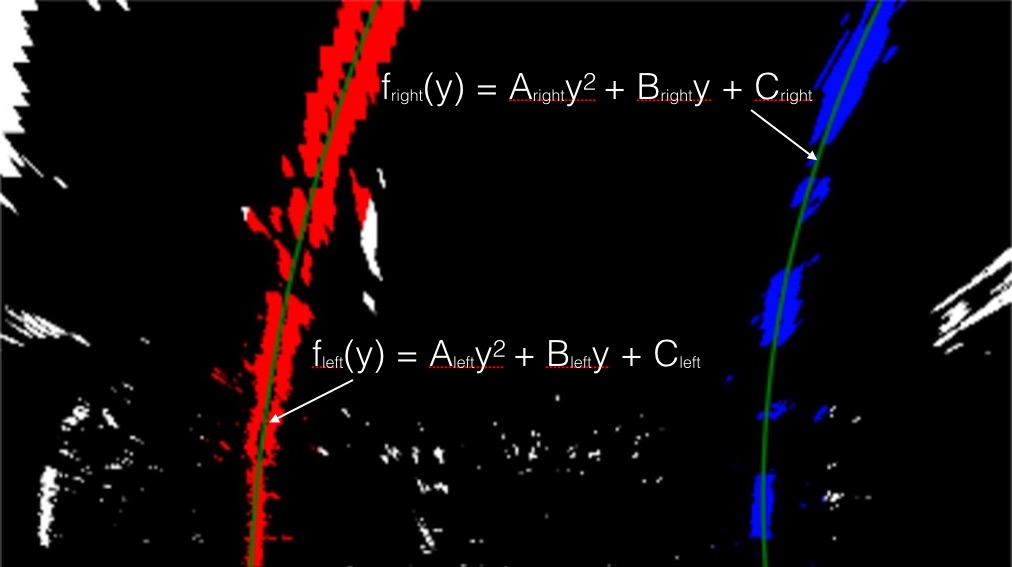
#> input picture examples/color_fit_lines.jpg, 1012 x 567 px
$ python -i sobel.2.py   (imports and definitions only)   (older library calls are emulated)
#> lines starting #> are read from the running program, lines starting #| are printed output that depends on the picture; after the words box and inside, x2 and y2 are one past the last pixel; in counts of white or black regions, pixels touching at a corner belong together
import numpy as np
import cv2
import matplotlib.pyplot as plt
import matplotlib.image as mpimg
import pickle

def abs_sobel_thresh(img, orient='x', thresh_min=0, thresh_max=255):
    """ Apply Sobel Transform

    Apply a Sobel transform in either X or Y direction, and return the absolute value
    of the gradient.

    Args:
        img (RGB image): The image to be transformed.  *Color channels must be RGB*
        orient ('x' or 'y', optional kwarg): The direction of the transform.  Default = 'x'
        thresh_min (int, optional kwarg): The minimum threshold.  Default = 0
        thresh_max (int, optional kwarg): The maximum threshold.  Default = 255

    Returns:
        The transformed image (binary image)
    """
#> called with orient = 'x', thresh_min = 0, thresh_max = 255

    # Convert to grayscale
    gray = cv2.cvtColor(img, cv2.COLOR_RGB2GRAY)

    cv2.imshow('Gray', gray) # DEBUG
    cv2.waitKey(1000)

    ret, otsu_gray = cv2.threshold(gray, 0, 255, cv2.THRESH_BINARY+cv2.THRESH_OTSU)
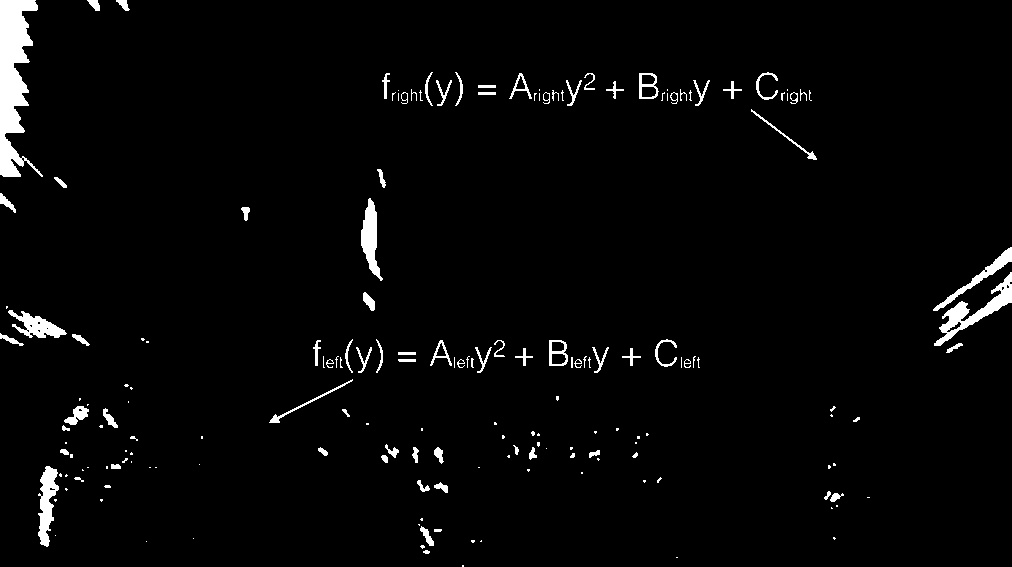
#> otsu_gray: shape (567, 1012); 2.7% white; 180 white regions (96 under 20 px), largest, box (x1, y1, x2, y2) and area: (0, 0, 43, 177) 4054, (934, 272, 1012, 346) 1378, (38, 466, 59, 547) 935
#> ret = 108

    cv2.imshow('Otsu Gray', otsu_gray) # DEBUG
    cv2.waitKey(1000)

    hls = cv2.cvtColor(img, cv2.COLOR_RGB2HLS)
#> hls: shape (567, 1012, 3); mean of channels 0, 1, 2 15.3, 13.6, 37.6
    H = hls[:,:,0]
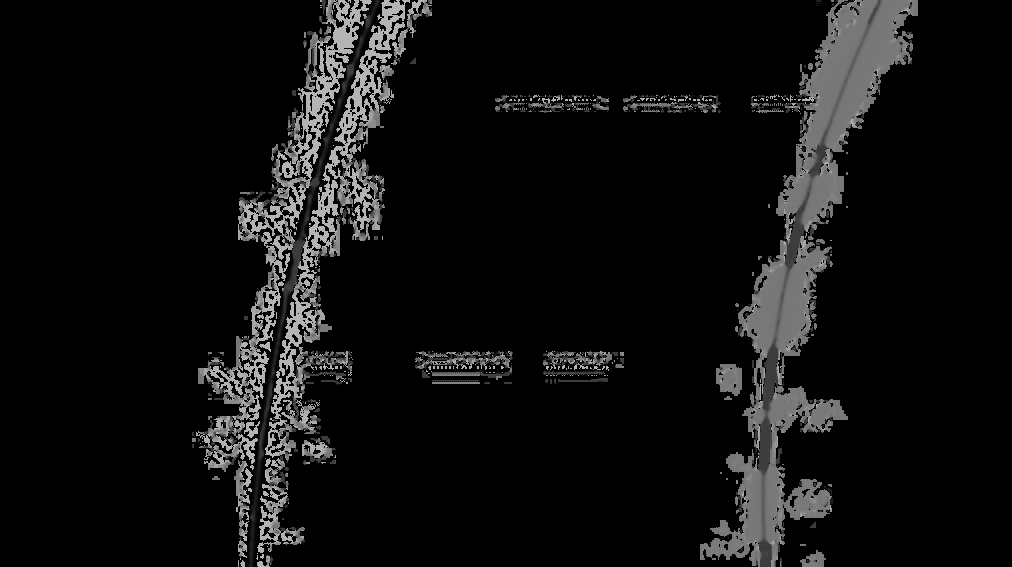
#> H: shape (567, 1012); min 0, max 180, mean 15.3
    L = hls[:,:,1]
    S = hls[:,:,2]

    cv2.imshow('S', S) # DEBUG
    cv2.waitKey(1000)

    ret, otsu_S = cv2.threshold(S, 0, 255, cv2.THRESH_BINARY+cv2.THRESH_OTSU)
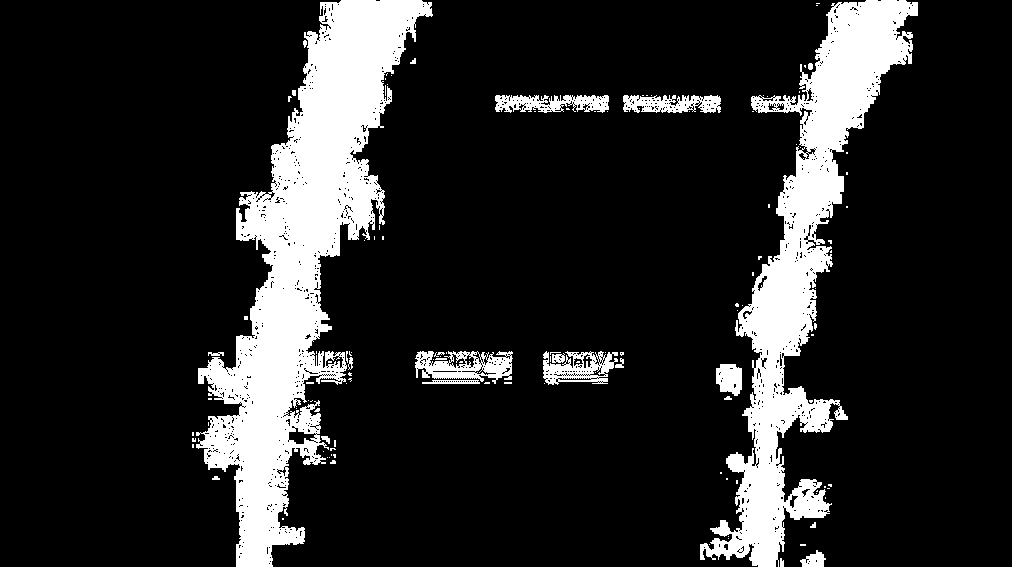
#> otsu_S: shape (567, 1012); 15.4% white; 123 white regions (100 under 20 px), largest, box (x1, y1, x2, y2) and area: (196, 0, 433, 567) 47016, (700, 0, 918, 567) 33357, (415, 351, 513, 384) 1846
#> ret = 121

    cv2.imshow('Otsu S', otsu_S) # DEBUG
    cv2.waitKey(1000)

    R = img[:,:,0]
    G = img[:,:,1]
    B = img[:,:,2]

    cv2.imshow('R', R) # DEBUG
    cv2.waitKey(1000)

    ret, otsu_R = cv2.threshold(R, 0, 255, cv2.THRESH_BINARY+cv2.THRESH_OTSU)
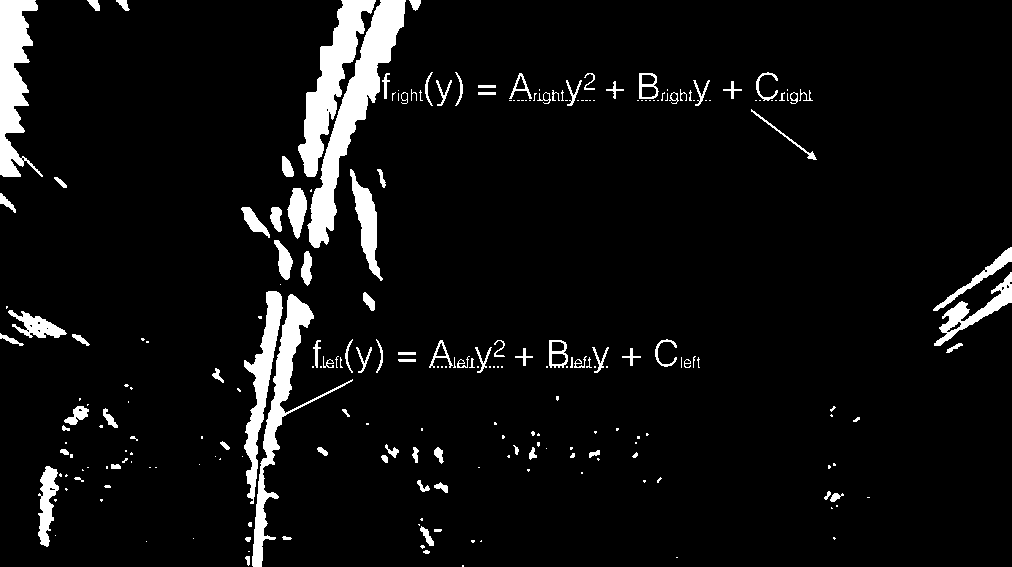
#> otsu_R: shape (567, 1012); 6.2% white; 237 white regions (137 under 20 px), largest, box (x1, y1, x2, y2) and area: (307, 0, 406, 248) 6078, (298, 0, 376, 177) 4454, (0, 0, 43, 177) 4054
#> ret = 108

    cv2.imshow('Otsu R', otsu_R) # DEBUG
    cv2.waitKey(1000)

    RorS = cv2.bitwise_or(R, S)
    ret, otsu_RorS = cv2.threshold(RorS, 0, 255, cv2.THRESH_BINARY+cv2.THRESH_OTSU)
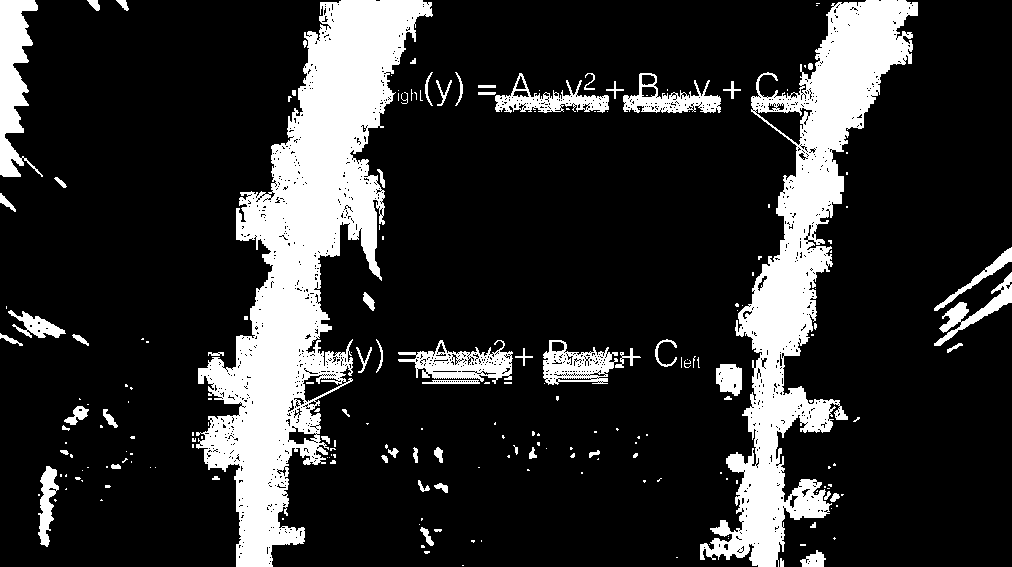
#> otsu_RorS: shape (567, 1012); 17.9% white; 212 white regions (145 under 20 px), largest, box (x1, y1, x2, y2) and area: (196, 0, 433, 567) 48282, (700, 0, 918, 567) 33793, (0, 0, 43, 177) 4005
#> ret = 121
    cv2.imshow('Otsu R or S', otsu_RorS) # DEBUG
    cv2.waitKey(1000)

    RandS = cv2.bitwise_and(R, S)
    ret, otsu_RandS = cv2.threshold(RandS, 0, 255, cv2.THRESH_BINARY+cv2.THRESH_OTSU)
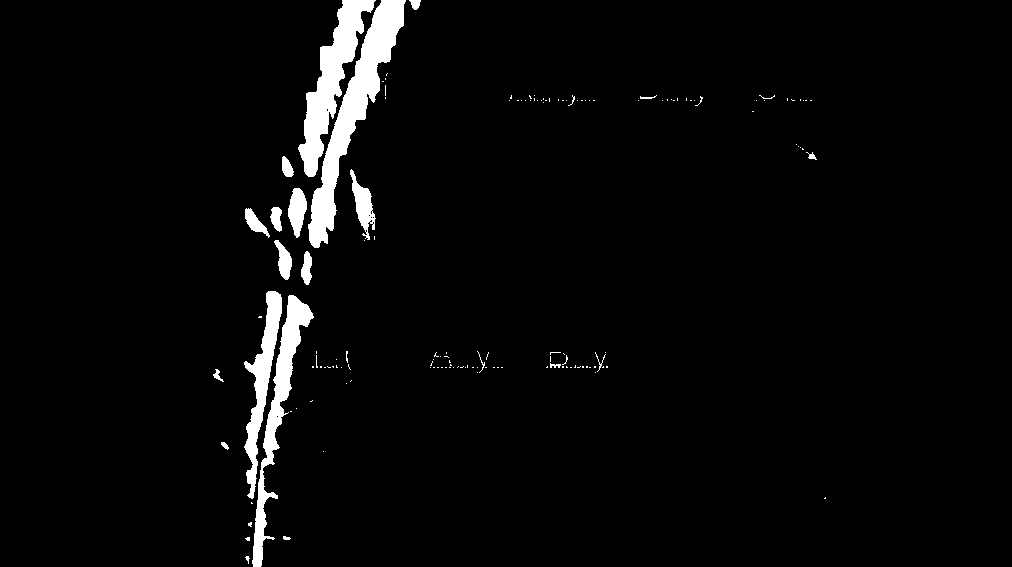
#> otsu_RandS: shape (567, 1012); 3.5% white; 144 white regions (124 under 20 px), largest, box (x1, y1, x2, y2) and area: (308, 0, 406, 248) 5949, (298, 0, 376, 177) 4362, (252, 295, 314, 567) 3532
#> ret = 109
    cv2.imshow('Otsu R and S', otsu_RandS) # DEBUG
    cv2.waitKey(1000)

    # [7 lines of commented-out code are left out]
    if orient is 'x':
        sobel = cv2.Sobel(otsu_gray, cv2.CV_64F, 1, 0)
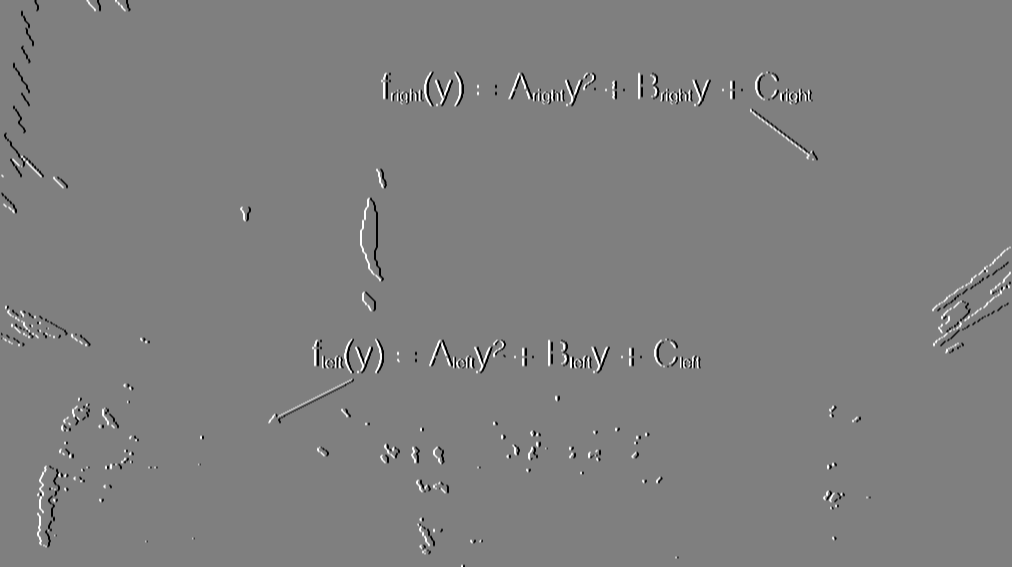
#> sobel: shape (567, 1012) float64; min -1020, max 1020, mean -0.5; drawn with min black and max white
    else:
        sobel = cv2.Sobel(otsu_gray, cv2.CV_64F, 0, 1)

    # sobelx = cv2.Sobel(otsu_blur_gray, cv2.CV_64F, 1, 0)
    # cv2.imshow('Sobel Otsu X', sobelx) # DEBUG
    # cv2.waitKey(1000)

    # sobely = cv2.Sobel(otsu_blur_gray, cv2.CV_64F, 0, 1)
    # cv2.imshow('Sobel Otsu Y', sobely) # DEBUG
    # cv2.waitKey(1000)

    # cv2.imshow('Sobel Otsu', sobel) # DEBUG
    # cv2.waitKey(1000)

    # # Take the absolute value of the derivative or gradient
    # abs_sobel = np.absolute(sobel)

    # cv2.imshow('Absolute Sobel', abs_sobel) # DEBUG
    # cv2.waitKey(5000)

    # # Scale to 8-bit (0 - 255) then convert to type = np.uint8
    # scaled_sobel = np.uint8(255*abs_sobel/np.max(abs_sobel))

    # cv2.imshow('Scaled Absolute Sobel', scaled_sobel) # DEBUG
    # cv2.waitKey(5000)

    # Create a mask of 1's where the scaled gradient magnitude
    # is > thresh_min and < thresh_max
    # sbinary = np.zeros_like(scaled_sobel)
    # sbinary[(scaled_sobel >= thresh_min) & (scaled_sobel <= thresh_max)] = 1

    # cv2.imshow('Masked Scaled Absolute Sobel', sbinary) # DEBUG
    # cv2.waitKey(5000)

    # Otsu's thresholding after Gaussian filtering
    # blur = cv2.GaussianBlur(scaled_sobel, (3,3), 0)
    # ret, otsu = cv2.threshold(blur, 0, 255, cv2.THRESH_BINARY+cv2.THRESH_OTSU)

    # cv2.imshow('Otsu with Gauss', otsu) # DEBUG
    # cv2.waitKey(5000)

    # Return this mask as the output image
    return sobel

>>> import cv2
>>> picture = cv2.cvtColor(cv2.imread('examples/color_fit_lines.jpg'), cv2.COLOR_BGR2RGB)
>>> result = abs_sobel_thresh(picture)
